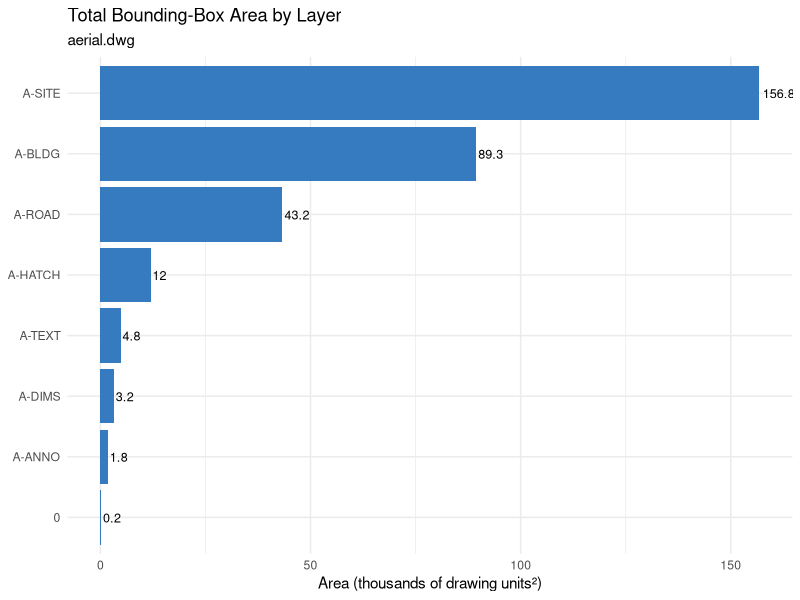
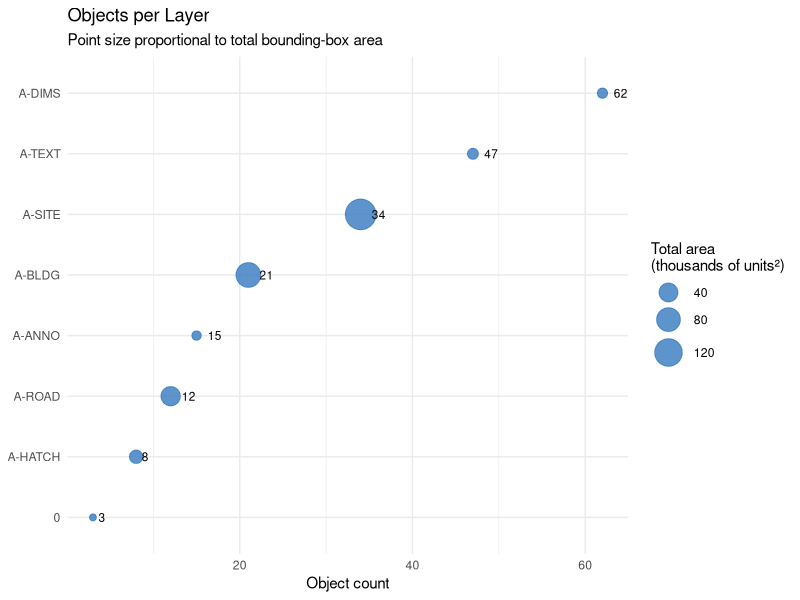

These charts were generated, in order, by the following R code:
## ---- chunk 1
#| echo: false
library(ggplot2)
layer_summary <- data.frame(
  layer      = c("A-SITE","A-BLDG","A-ROAD","A-HATCH","A-TEXT","A-DIMS","A-ANNO","0"),
  n_objects  = c(34L, 21L, 12L, 8L, 47L, 62L, 15L, 3L),
  total_area = c(156823, 89341, 43218, 12044, 4831, 3214, 1823, 184),
  mean_area  = c(4612, 4254, 3601, 1506, 103, 52, 122, 61)
)
## ---- chunk 2
ggplot(layer_summary,
       aes(x = reorder(layer, total_area), y = total_area / 1000)) +
  geom_col(fill = "#367ABF") +
  geom_text(aes(label = round(total_area / 1000, 1)),
            hjust = -0.1, size = 3.2) +
  coord_flip() +
  labs(title = "Total Bounding-Box Area by Layer",
       subtitle = "aerial.dwg",
       x = NULL, y = "Area (thousands of drawing units²)") +
  theme_minimal()
## ---- chunk 3
ggplot(layer_summary, aes(x = n_objects, y = reorder(layer, n_objects))) +
  geom_point(aes(size = total_area / 1000), colour = "#367ABF", alpha = 0.8) +
  geom_text(aes(label = n_objects), hjust = -0.8, size = 3) +
  scale_size_continuous(name = "Total area\n(thousands of units²)",
                        range = c(2, 10)) +
  labs(title = "Objects per Layer",
       subtitle = "Point size proportional to total bounding-box area",
       x = "Object count", y = NULL) +
  theme_minimal()
